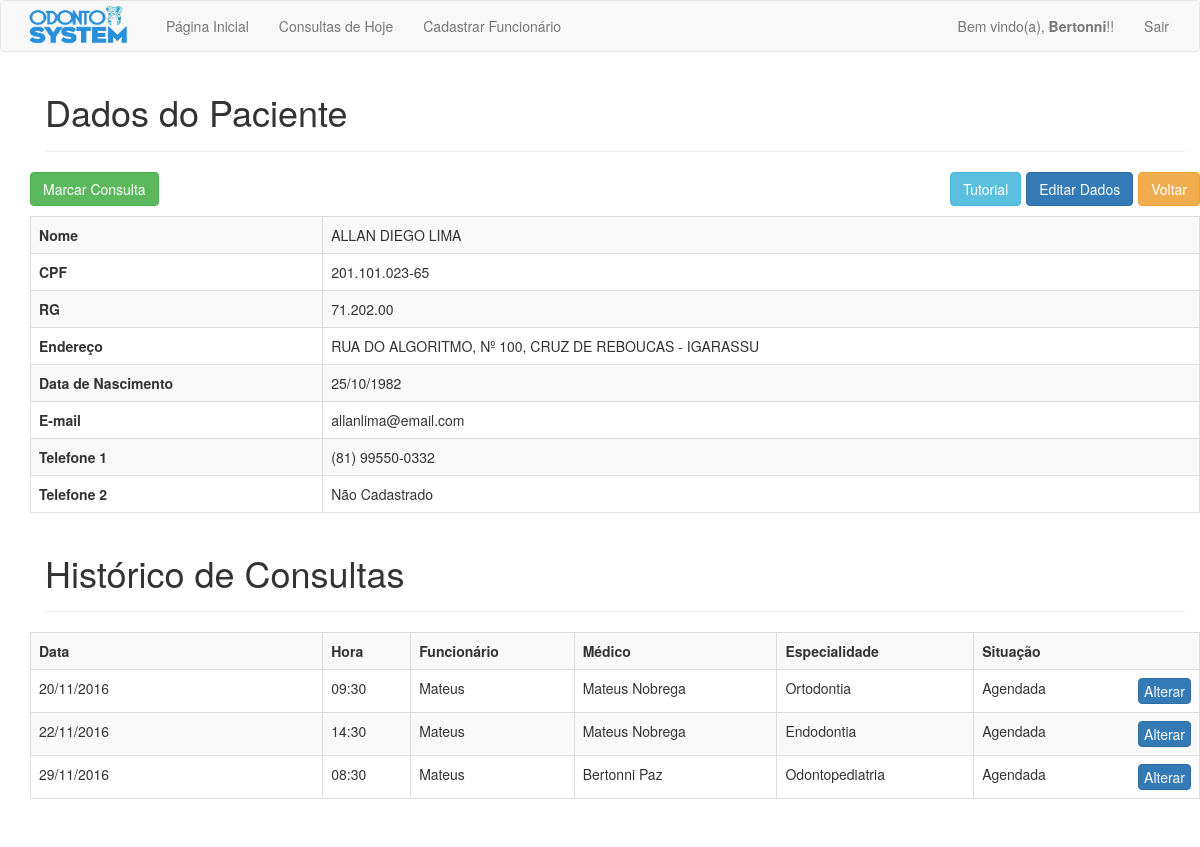
Page /php/paciente.php?id=13 (signed in) on the earlier database version.
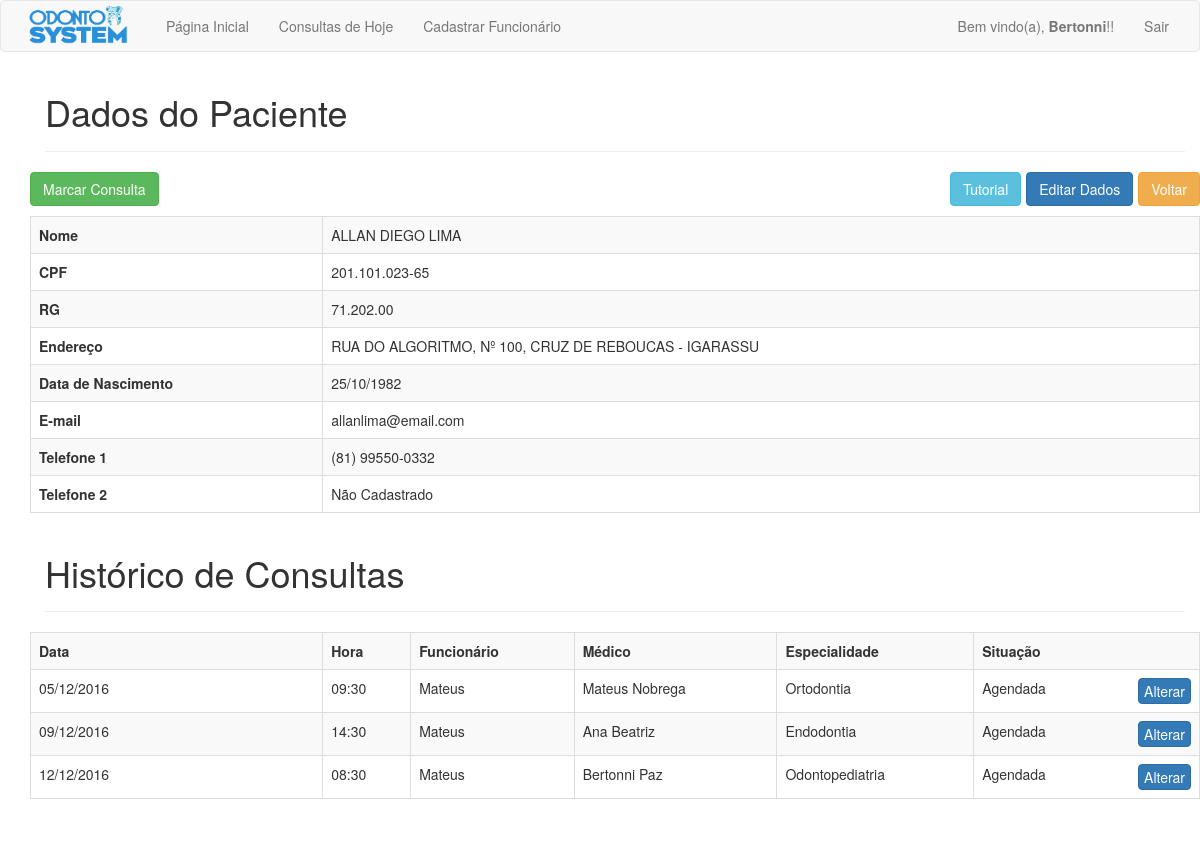
Same page on the later database version.
### tables this page shows
CREATE TABLE `agendamentos` (
  `agd_id` int(11) NOT NULL,
  `agd_fun_id` int(11) NOT NULL,
  `agd_pac_id` int(11) NOT NULL,
  `agd_data` date NOT NULL,
  `agd_hora` varchar(6) NOT NULL,
  `agd_status` varchar(10) NOT NULL,
  `agd_medico` varchar(50) NOT NULL,
  `agd_especialidade` varchar(50) NOT NULL
);

CREATE TABLE `funcionarios` (
  `fun_id` int(11) NOT NULL,
  `fun_nome` varchar(100) NOT NULL,
  `fun_data_nasc` date NOT NULL,
  `fun_usuario` varchar(20) NOT NULL,
  `fun_senha` varchar(256) NOT NULL,
  `fun_role` varchar(15) NOT NULL,
  `fun_secret_question` varchar(200) NOT NULL,
  `fun_secret_answer` varchar(256) NOT NULL
);

### php/paciente.php (the view, shortened to what this page needs)
<?php
require_once 'cabecalho.php';
$id = $_GET['id'];
$sql = "SELECT * FROM pacientes WHERE pac_id = '$id'";
$result = mysqli_query($connection, $sql);
$array = mysqli_fetch_array($result);
if(isLogged()) {
	?>
	<div class="container marketing">
		<div class="container theme-showcase" role="main">
			<div id="cadastro_pac" class="page-header">
				<h1>Dados do Paciente</h1>
			</div>
			<div class="row">
				<a href="busca.php" class="btn btn-warning voltar">Voltar</a>
				<a href="consulta.php?id=<?=$id?>" class="btn btn-success marcar" data-step="1" data-intro="Clique aqui para marcar uma consulta para o paciente" data-position='top'>Marcar Consulta</a>
				<a href="editar_dados.php?id=<?=$id?>" class="btn btn-primary editar voltar" data-step="2" data-intro="Clique aqui para editar os dados pessoais do paciente" data-position='left'>Editar Dados</a>
				<a class="btn btn-info editar" href="javascript:void(0);" onclick="javascript:introJs().setOption('showProgress', true).start();">Tutorial</a>
			<table class='table table-striped table-bordered'>
				<tr>
					<td class='td_one'><b>Nome</b></td>
					<td><?= $array['pac_nome'] ?></td>
				</tr>
				<tr>
					<td class='td_one'><b>CPF</b></td>
					<td><?= $array['pac_cpf'] ?></td>
				</tr>
				<tr>
					<td class='td_one'><b>RG</b></td>
					<td><?= $array['pac_rg'] ?></td>
				</tr>
				<tr>
					<td class='td_one'><b>Endereço</b></td>
					<td><?= $array['pac_endereco'] ?></td>
				</tr>
				<tr>
					<td class='td_one'><b>Data de Nascimento</b></td>
					<td><?= date_format(new DateTime($array['pac_data_nasc']), "d/m/Y") ?></td>
				</tr>
				<tr>
					<td class='td_one'><b>E-mail</b></td>
					<td><?= $array['pac_email'] ?></td>
				</tr>
				<tr>
					<td class='td_one'><b>Telefone 1</b></td>
					<td><?= $array['pac_telefone_1'] ?></td>
				</tr>
				<tr>
					<td class='td_one'><b>Telefone 2</b></td>
					<td><?= $array['pac_telefone_2'] ?></td>
				</tr>
			</table>
		</div>
		<?php
			$sql = "SELECT * FROM agendamentos WHERE agd_pac_id = '$id' ORDER BY agd_data ASC";
			$result = mysqli_query($connection, $sql);
			$rows = mysqli_num_rows($result);
			if($rows != 0) {
				?>
				<div id="cadastro_pac" class="page-header">
					<h1>Histórico de Consultas</h1>
				</div>
				<div class="row">
					<table class='table table-striped table-bordered'>
						<tr>
							<th>Data</th>
							<th>Hora</th>
							<th>Funcionário</th>
							<th>Médico</th>
							<th>Especialidade</th>
							<th>Situação</th>
						</tr>
						<?php
			while($consultas = mysqli_fetch_array($result)) {
				$id_consulta = $consultas['agd_id'];
				$id_func = $consultas['agd_fun_id'];
				$medico = $consultas['agd_medico'];
				$especialidade = $consultas['agd_especialidade'];
				$sql = "SELECT fun_usuario FROM funcionarios WHERE fun_id = '$id_func'";
				$resultado = mysqli_query($connection, $sql);
				$arr = mysqli_fetch_array($resultado);
				$funcionario = $arr['fun_usuario'];
				?>
				<tr>
					<td class='td_one'><?= date_format(new DateTime($consultas['agd_data']), "d/m/Y") ?></td>
					<td><?= $consultas['agd_hora'] ?></td>
					<td><?= $funcionario ?></td>
					<td><?= $medico ?></td>
					<td><?= $especialidade ?></td>
					<td>
						<?= $consultas['agd_status'] ?>
						<a class='btn btn-primary alterar marcar' href='editar_status_consulta.php?id=<?=$id?>&consulta=<?=$id_consulta?>' data-step="3" data-intro="Clique aqui para alterar dia, hora, médico ou situação da consulta marcada" data-position='left'>Alterar</a>
					</td>
				</tr>
				<?php
			}
		} else {
		echo	"
					<div id='cadastro' class='page-header'>
						<h2>Não há consultas marcadas para esse paciente</h2>
					</div>
				";
		}
		?>
	</table>
</div>
</div>
<br>
<br>
	<?php
}
require_once 'rodape.php';
?>

Differences in the rows shown:
changed agendamentos "Mateus Nobrega": agd_data "20/11/2016" → "05/12/2016"
changed agendamentos "Endodontia": agd_data "22/11/2016" → "09/12/2016"; agd_medico "Mateus Nobrega" → "Ana Beatriz"
changed agendamentos "Bertonni Paz": agd_data "29/11/2016" → "12/12/2016"
